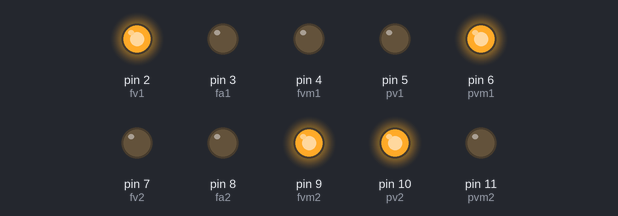
Bench run of a sketch on a simulated Arduino Uno, built with avr-gcc and run on an emulated ATmega328P. Parts: output pins drawn as LEDs (lit = HIGH).

Above: at 1.5 s.
At 4.0 s:
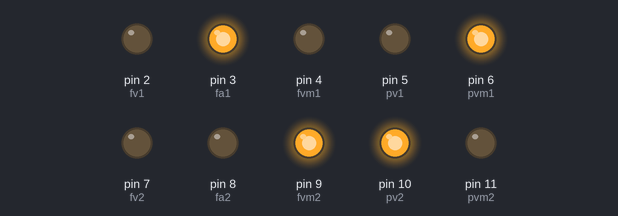
At 5.63 s:
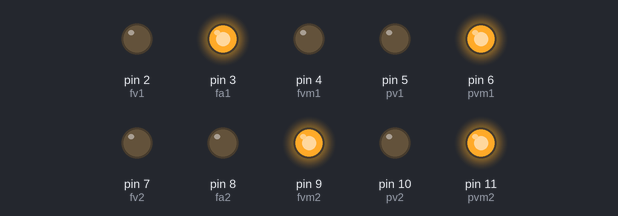
At 7.5 s:
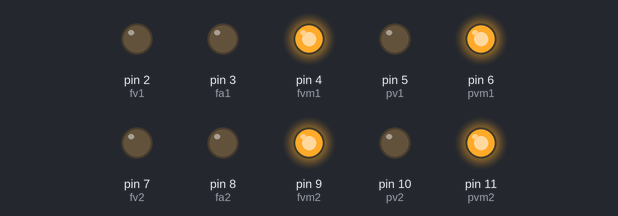
At 9.5 s:
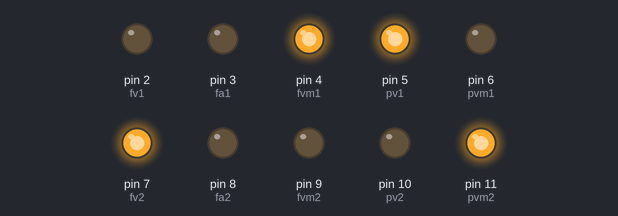
At 12.0 s:
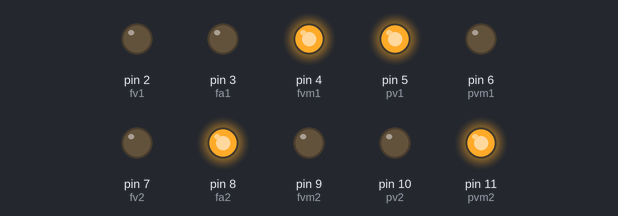
Timing chart, 0 to 18.4 s (numbered marks = the images above):
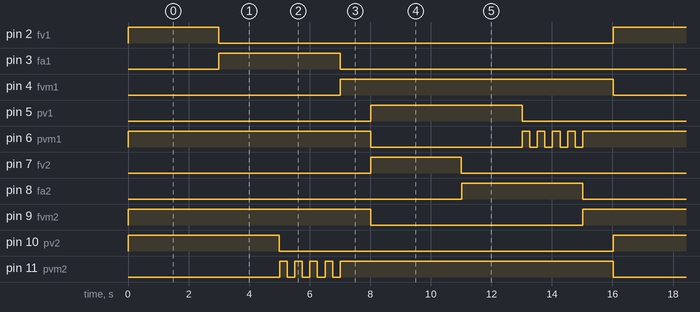

The sketch:

codigo.ino
```cpp
const int fv1 = 2; // farol verde 1
const int fa1 = 3; // farol amarelo 1
const int fvm1 = 4; // farol vermelho 1
const int pv1 = 5; // pedestre verde 1
const int pvm1 = 6; // pedestre vermelho 1
const int fv2 = 7; // farol verde 2
const int fa2 = 8; // farol amarelo 2
const int fvm2 = 9; // farol vermelho 2
const int pv2 = 10; // pedestre verde 2
const int pvm2 = 11; // pedestre vermelho 2

void setup()
{
  pinMode(fv1,OUTPUT);
  pinMode(fa1,OUTPUT);
  pinMode(fvm1,OUTPUT);
  pinMode(pv1,OUTPUT);
  pinMode(pvm1,OUTPUT);
  pinMode(fv2,OUTPUT);
  pinMode(fa2,OUTPUT);
  pinMode(fvm2,OUTPUT);
  pinMode(pv2,OUTPUT);
  pinMode(pvm2,OUTPUT);
}

void loop()
{
  digitalWrite(fv1, 1);
  digitalWrite(pvm1, 1);
  digitalWrite(fvm2, 1);
   digitalWrite(pv2, 1);
  delay(3000); // acende Verde, vermelho, vermelho e verde
    digitalWrite(fv1, 0);
  digitalWrite(pvm1, 0);
  digitalWrite(fvm2, 0);
   digitalWrite(pv2, 0);
  delay(3); // apaga tudo pra n dar erro
  digitalWrite(fa1, 1);
  digitalWrite(pvm1, 1);
  digitalWrite(fvm2, 1);
   digitalWrite(pv2, 1);
  delay(2000); // acende amarelo, vermelho, vermelho e verde
   digitalWrite(pv2, 0);
	delay(3); // apaga tudo pra n dar erro
  digitalWrite(pvm2, 1);
  delay(250);// pisca pisca?
  digitalWrite(pvm2,0);
  delay(250);// pisca pisca?
     digitalWrite(pvm2, 1);
  delay(250);
  digitalWrite(pvm2,0);
  delay(250);// pisca pisca?
     digitalWrite(pvm2, 1);
  delay(250);// pisca pisca?
  digitalWrite(pvm2,0);
  delay(250);// pisca pisca?
     digitalWrite(pvm2, 1);
  delay(250);// pisca pisca?
  digitalWrite(pvm2,0);
  delay(250);
  digitalWrite(fa1,0);
  digitalWrite(pvm1,0);
  digitalWrite(fvm2,0);
  delay(3);// apaga tudo pra n dar erro
  digitalWrite(fvm1, 1);
  digitalWrite(pvm1, 1);
  digitalWrite(fvm2, 1);
  digitalWrite(pvm2, 1);
  delay(1000); // tudo vermelho pra n baterem no cruzamento
  digitalWrite(fvm1, 0);
  digitalWrite(pvm1, 0);
  digitalWrite(fvm2, 0);
  digitalWrite(pvm2, 0);
  delay(3); // apaga tudo pra n dar erro
   digitalWrite(fvm1, 1);
  digitalWrite(pv1, 1);
  digitalWrite(fv2, 1);
   digitalWrite(pvm2, 1);
  delay(3000); // vermelho, verde, verde e vermelho
     digitalWrite(fvm1, 0);
  digitalWrite(pv1, 0);
  digitalWrite(fv2, 0);
   digitalWrite(pvm2, 0);
  delay(3); // apaga tudo pra n dar erro
     digitalWrite(fvm1, 1);
  digitalWrite(pv1, 1);
  digitalWrite(fa2, 1);
   digitalWrite(pvm2, 1);
  delay(2000); // vermelho, verde, amarelo e vermelho
  digitalWrite(pv1, 0);
  delay(3);
  digitalWrite(pvm1, 1);
  delay(250); //pisca pisca?
  digitalWrite(pvm1,0);
  delay(250);//pisca pisca?
      digitalWrite(pvm1, 1);
  delay(250);//pisca pisca?
  digitalWrite(pvm1,0);
  delay(250);//pisca pisca?
      digitalWrite(pvm1, 1);
  delay(250);//pisca pisca?
  digitalWrite(pvm1,0);
  delay(250);//pisca pisca?
      digitalWrite(pvm1, 1);
  delay(250);//pisca pisca?
  digitalWrite(pvm1,0);
  delay(250);//pisca pisca?
   digitalWrite(fvm1, 0);
  digitalWrite(fa2, 0);
   digitalWrite(pvm2, 0);
  delay(3); // apaga tudo pra n dar erro
   digitalWrite(fvm1, 1);
  digitalWrite(pvm1, 1);
  digitalWrite(fvm2, 1);
  digitalWrite(pvm2, 1);
  delay(1000); // tudo vermelho pra n baterem no cruzamento
  digitalWrite(fvm1, 0);
  digitalWrite(pvm1, 0);
  digitalWrite(fvm2, 0);
  digitalWrite(pvm2, 0);
  delay(3); // apaga tudo pra n dar erro e poder recomeçar
 }
```

Measured:
- by itself, pin 2 (fv1), pin 7 (fv2): alternates HIGH for 3.0 s and LOW for 13.0 s
- by itself, pin 3 (fa1), pin 8 (fa2): alternates HIGH for 4.0 s and LOW for 12.0 s
- by itself, pin 4 (fvm1): alternates HIGH for 9.0 s and LOW for 7.0 s
- by itself, pin 5 (pv1), pin 10 (pv2): alternates HIGH for 5.0 s and LOW for 11.0 s
- by itself, pin 6 (pvm1): goes HIGH 8.0 s, LOW 5.0 s, 4 × (HIGH 0.25 s, LOW 0.25 s), HIGH 9.0 s, LOW 5.0 s, 4 × (HIGH 0.25 s, LOW 0.25 s), then HIGH
- by itself, pin 9 (fvm2): alternates HIGH for 8.5 s and LOW for 7.0 s
- by itself, pin 11 (pvm2): repeats every 16.0 s: 3 × (LOW 0.25 s, HIGH 0.25 s), LOW 0.25 s, HIGH 9.0 s, LOW 5.0 s, HIGH 0.25 s
